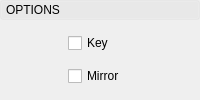
    <widget class="QFrame" name="optionsToggleBox">
     <property name="styleSheet">
      <string notr="true"/>
     </property>
     <property name="frameShape">
      <enum>QFrame::NoFrame</enum>
     </property>
     <property name="frameShadow">
      <enum>QFrame::Raised</enum>
     </property>
     <layout class="QVBoxLayout" name="verticalLayout_9">
      <property name="spacing">
       <number>0</number>
      </property>
      <property name="margin">
       <number>0</number>
      </property>
      <item>
       <widget class="QFrame" name="optionsToggleBoxHeading">
        <property name="styleSheet">
         <string notr="true"/>
        </property>
        <property name="frameShape">
         <enum>QFrame::NoFrame</enum>
        </property>
        <property name="frameShadow">
         <enum>QFrame::Raised</enum>
        </property>
        <layout class="QVBoxLayout" name="verticalLayout_10">
         <property name="spacing">
          <number>0</number>
         </property>
         <property name="margin">
          <number>0</number>
         </property>
         <item>
          <widget class="QPushButton" name="optionsToggleBoxButton">
           <property name="minimumSize">
            <size>
             <width>0</width>
             <height>20</height>
            </size>
           </property>
           <property name="styleSheet">
            <string notr="true">
QPushButton {
	Text-align: left;
	padding-left: 5px;
}

QPushButton:Checked {
	background-color: rgb(255,255,255,25);
}

QPushButton:!Checked {
	background-color: rgb(255,255,255,10);
}</string>
           </property>
           <property name="text">
            <string>OPTIONS</string>
           </property>
           <property name="checkable">
            <bool>true</bool>
           </property>
           <property name="checked">
            <bool>true</bool>
           </property>
           <property name="flat">
            <bool>true</bool>
           </property>
          </widget>
         </item>
        </layout>
       </widget>
      </item>
      <item>
       <widget class="QFrame" name="optionsToggleBoxFrame">
        <property name="sizePolicy">
         <sizepolicy hsizetype="Preferred" vsizetype="Expanding">
          <horstretch>0</horstretch>
          <verstretch>0</verstretch>
         </sizepolicy>
        </property>
        <property name="styleSheet">
         <string notr="true"/>
        </property>
        <property name="frameShape">
         <enum>QFrame::NoFrame</enum>
        </property>
        <property name="frameShadow">
         <enum>QFrame::Raised</enum>
        </property>
        <layout class="QVBoxLayout" name="verticalLayout_11">
         <property name="spacing">
          <number>3</number>
         </property>
         <property name="leftMargin">
          <number>0</number>
         </property>
         <property name="topMargin">
          <number>3</number>
         </property>
         <property name="rightMargin">
          <number>0</number>
         </property>
         <property name="bottomMargin">
          <number>3</number>
         </property>
         <item>
          <layout class="QHBoxLayout" name="horizontalLayout_4">
           <property name="spacing">
            <number>2</number>
           </property>
           <property name="leftMargin">
            <number>0</number>
           </property>
           <property name="topMargin">
            <number>0</number>
           </property>
           <item>
            <widget class="QLabel" name="label_12">
             <property name="sizePolicy">
              <sizepolicy hsizetype="Preferred" vsizetype="Preferred">
               <horstretch>2</horstretch>
               <verstretch>0</verstretch>
              </sizepolicy>
             </property>
             <property name="minimumSize">
              <size>
               <width>40</width>
               <height>0</height>
              </size>
             </property>
             <property name="maximumSize">
              <size>
               <width>16777215</width>
               <height>16777215</height>
              </size>
             </property>
             <property name="layoutDirection">
              <enum>Qt::LeftToRight</enum>
             </property>
             <property name="text">
              <string/>
             </property>
             <property name="alignment">
              <set>Qt::AlignRight|Qt::AlignTrailing|Qt::AlignVCenter</set>
             </property>
            </widget>
           </item>
           <item>
            <widget class="QCheckBox" name="keyCheckBox">
             <property name="sizePolicy">
              <sizepolicy hsizetype="Expanding" vsizetype="Fixed">
               <horstretch>4</horstretch>
               <verstretch>0</verstretch>
              </sizepolicy>
             </property>
             <property name="minimumSize">
              <size>
               <width>100</width>
               <height>19</height>
              </size>
             </property>
             <property name="toolTip">
              <string>Add a key after the pose has been applied</string>
             </property>
             <property name="text">
              <string>Key</string>
             </property>
             <property name="checkable">
              <bool>true</bool>
             </property>
             <property name="checked">
              <bool>false</bool>
             </property>
            </widget>
           </item>
          </layout>
         </item>
         <item>
          <layout class="QHBoxLayout" name="horizontalLayout_16">
           <property name="spacing">
            <number>2</number>
           </property>
           <property name="leftMargin">
            <number>0</number>
           </property>
           <property name="topMargin">
            <number>0</number>
           </property>
           <item>
            <widget class="QLabel" name="label_20">
             <property name="sizePolicy">
              <sizepolicy hsizetype="Preferred" vsizetype="Preferred">
               <horstretch>2</horstretch>
               <verstretch>0</verstretch>
              </sizepolicy>
             </property>
             <property name="minimumSize">
              <size>
               <width>40</width>
               <height>0</height>
              </size>
             </property>
             <property name="maximumSize">
              <size>
               <width>16777215</width>
               <height>16777215</height>
              </size>
             </property>
             <property name="layoutDirection">
              <enum>Qt::LeftToRight</enum>
             </property>
             <property name="text">
              <string/>
             </property>
             <property name="alignment">
              <set>Qt::AlignRight|Qt::AlignTrailing|Qt::AlignVCenter</set>
             </property>
            </widget>
           </item>
           <item>
            <widget class="QCheckBox" name="mirrorCheckBox">
             <property name="sizePolicy">
              <sizepolicy hsizetype="Expanding" vsizetype="Fixed">
               <horstretch>4</horstretch>
               <verstretch>0</verstretch>
              </sizepolicy>
             </property>
             <property name="minimumSize">
              <size>
               <width>100</width>
               <height>19</height>
              </size>
             </property>
             <property name="text">
              <string>Mirror</string>
             </property>
             <property name="checkable">
              <bool>true</bool>
             </property>
             <property name="checked">
              <bool>false</bool>
             </property>
            </widget>
           </item>
          </layout>
         </item>
        </layout>
       </widget>
      </item>
     </layout>
    </widget>
